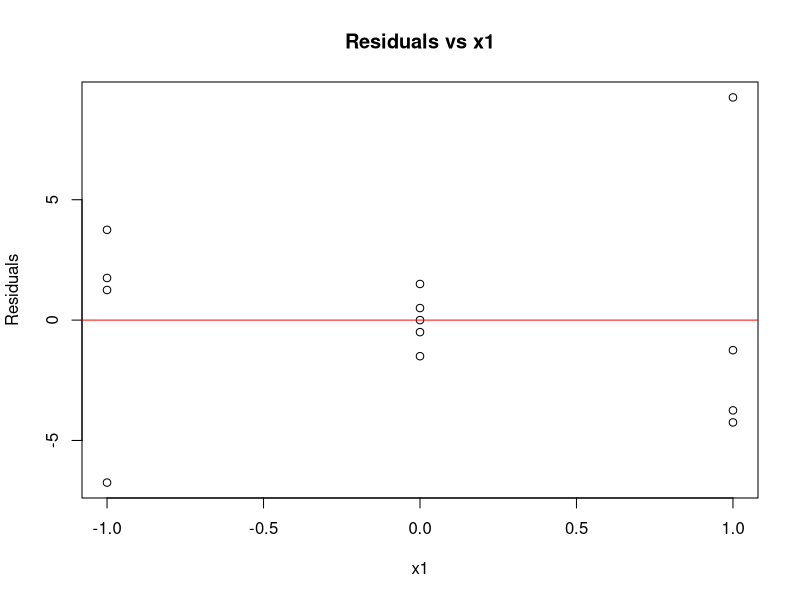
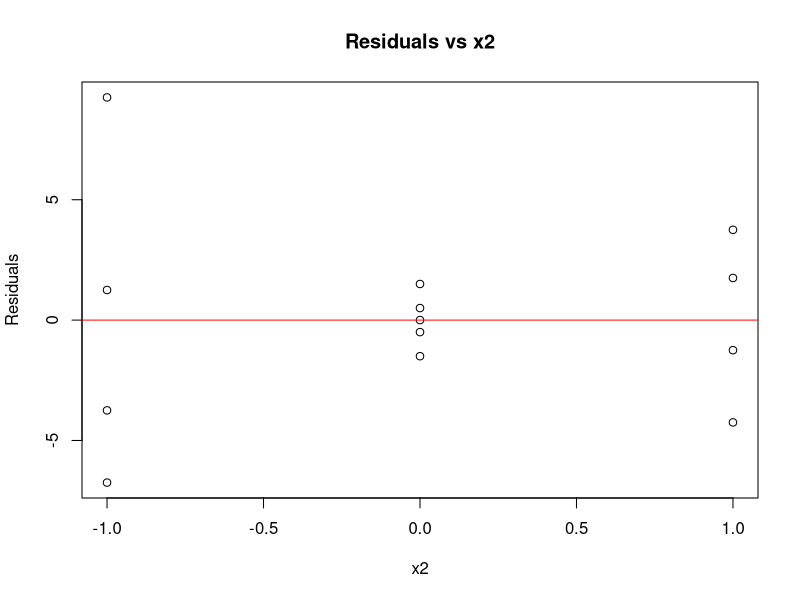
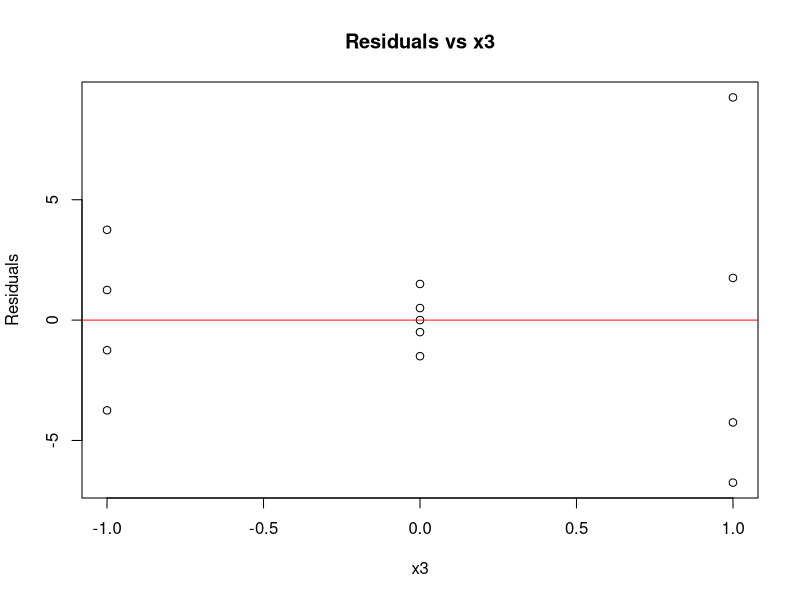
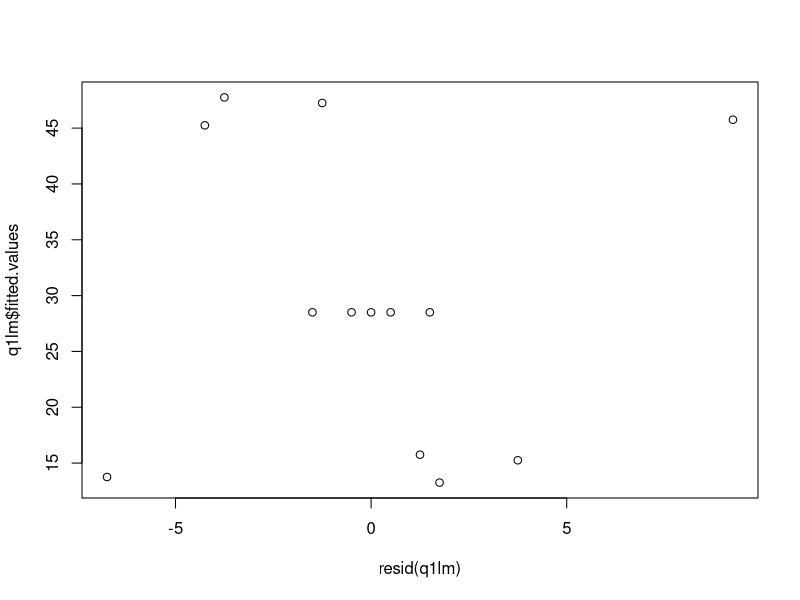
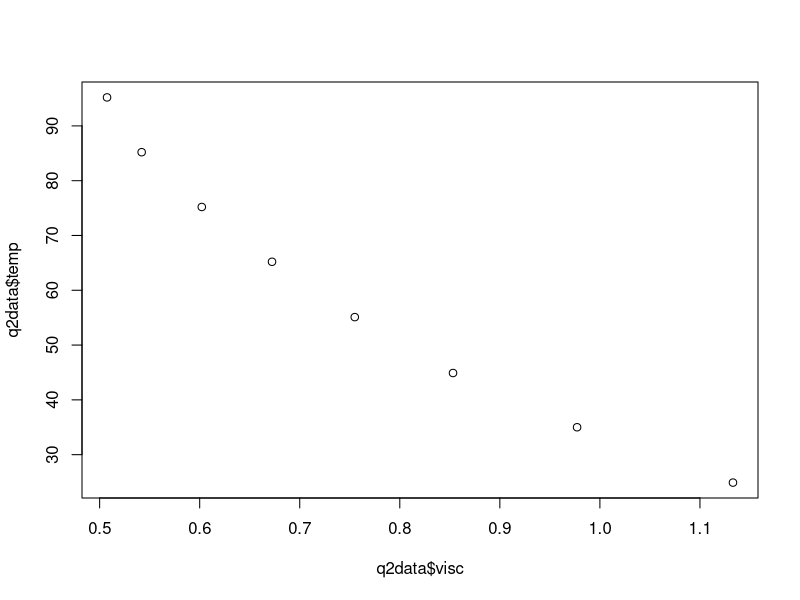
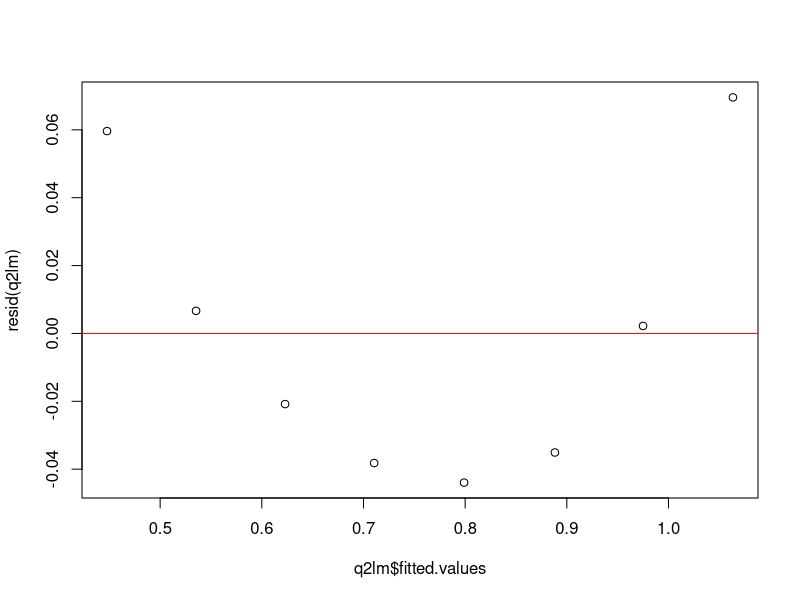
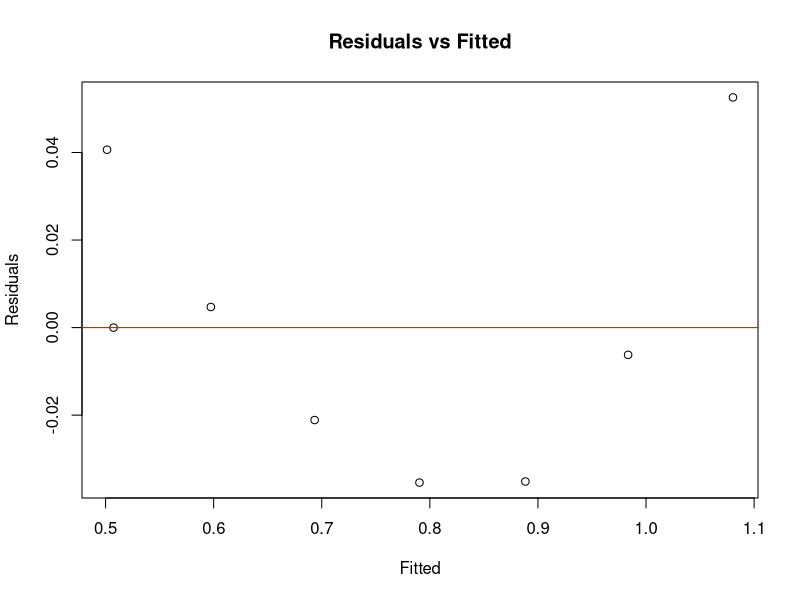
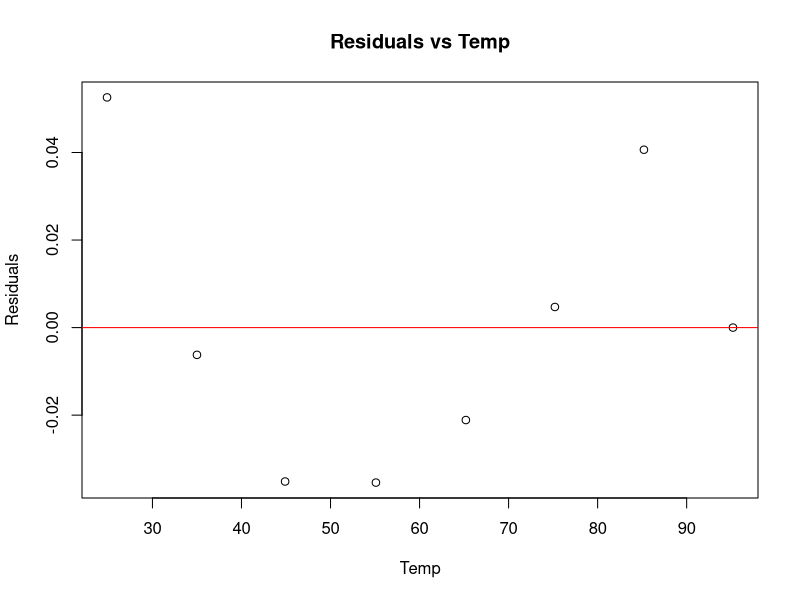

These charts were generated, in order, by the following R code:
install.packages("leaps")
install.packages("car")
library(leaps)
library(car)
library(xtable)
# ?regsubsets. # No documentation for ‘regsubsets.’ in specified packages and libraries
setwd("/Users/jm/joshualmitchell.github.io/MATH5345/HW6/")

########################################################################################
###################### Question 1
########################################################################################

q1data <- read.table("HW6Q1.txt", header=T)

q1lm <- lm(y ~ as.factor(x1) + as.factor(x2) + as.factor(x3), data=q1data)
summary(q1lm)
plot(q1data$x1, resid(q1lm),  main="Residuals vs x1", xlab="x1", ylab="Residuals")
abline(h = 0, col="red")
plot(q1data$x2, resid(q1lm),  main="Residuals vs x2", xlab="x2", ylab="Residuals")
abline(h = 0, col="red")
plot(q1data$x3, resid(q1lm),  main="Residuals vs x3", xlab="x3", ylab="Residuals")
abline(h = 0, col="red")
plot(resid(q1lm), q1lm$fitted.values)
# plot(model) --> graph 4 indicates which points are "causing problems", graph 3 "scale location" for non-constant variance (lots of variance "in the middle" in this case)


########################################################################################
###################### Question 2
########################################################################################

q2data <- read.table("HW6Q2.txt", header=T)

## A
plot(q2data$visc, q2data$temp)

## B

q2lm <- lm(q2data$visc ~ q2data$temp)
summary(q2lm)
plot(q2lm$fitted.values, resid(q2lm))
abline(h = 0, col="red")

## C

q2lm <- lm(q2data$visc ~ q2data$temp + exp(q2data$temp))
summary(q2lm)
plot(q2lm$fitted.values, resid(q2lm), main="Residuals vs Fitted", xlab="Fitted", ylab="Residuals")
abline(h = 0, col="red")
plot(q2data$temp, resid(q2lm), main="Residuals vs Temp", xlab="Temp", ylab="Residuals")
abline(h = 0, col="red")
plot(exp(q2data$temp), resid(q2lm), main="Residuals vs e^(temp)", xlab="e^(temp)", ylab="Residuals")
abline(h = 0, col="red")

q2lm_t <- lm(log(q2data$visc) ~ q2data$temp + exp(q2data$temp))
summary(q2lm_t)
plot(q2lm_t$fitted.values, resid(q2lm_t), main="[Transformed] Residuals vs Fitted", xlab="Fitted", ylab="Residuals")
abline(h = 0, col="red")
plot(q2data$temp, resid(q2lm_t), main="[Transformed] Residuals vs Temp", xlab="Temp", ylab="Residuals")
abline(h = 0, col="red")
plot(exp(q2data$temp), resid(q2lm_t), main="[Transformed] Residuals vs e^(temp)", xlab="e^(temp)", ylab="Residuals")
abline(h = 0, col="red")

########################################################################################
###################### Question 3
########################################################################################

q3data <- read.table("HW6Q3.txt", header=T)

########################################################################################
###################### Question 4
########################################################################################

q4data <- read.table("HW6Q4.txt", header=T)

########################################################################################
###################### Question 5
########################################################################################

q5data <- read.table("HW6Q5.txt", header=T)
